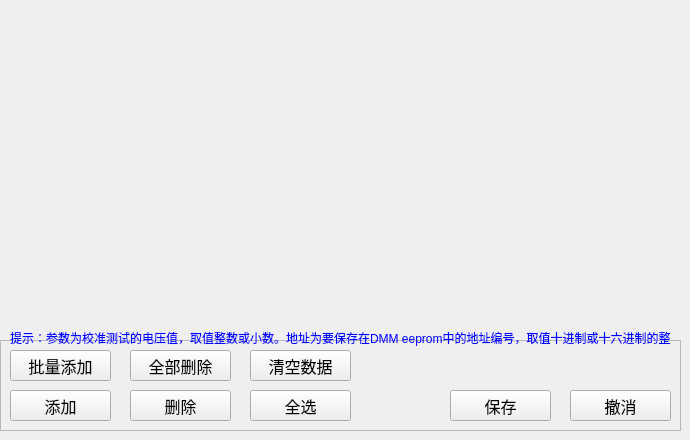
     <widget class="QWidget" name="Data">
      <attribute name="title">
       <string>校准测试数据</string>
      </attribute>
      <widget class="QScrollArea" name="scrollAreaCh1Data">
       <property name="geometry">
        <rect>
         <x>10</x>
         <y>10</y>
         <width>661</width>
         <height>311</height>
        </rect>
       </property>
       <property name="frameShape">
        <enum>QFrame::NoFrame</enum>
       </property>
       <property name="verticalScrollBarPolicy">
        <enum>Qt::ScrollBarAsNeeded</enum>
       </property>
       <property name="horizontalScrollBarPolicy">
        <enum>Qt::ScrollBarAsNeeded</enum>
       </property>
       <property name="widgetResizable">
        <bool>true</bool>
       </property>
       <widget class="QWidget" name="scrollAreaWidgetContentsCh1">
        <property name="geometry">
         <rect>
          <x>0</x>
          <y>0</y>
          <width>661</width>
          <height>311</height>
         </rect>
        </property>
       </widget>
      </widget>
      <widget class="QFrame" name="frameCh1DataBtn">
       <property name="geometry">
        <rect>
         <x>0</x>
         <y>340</y>
         <width>681</width>
         <height>91</height>
        </rect>
       </property>
       <property name="frameShape">
        <enum>QFrame::StyledPanel</enum>
       </property>
       <property name="frameShadow">
        <enum>QFrame::Raised</enum>
       </property>
       <widget class="QPushButton" name="pushBtnCh1DataSave">
        <property name="geometry">
         <rect>
          <x>450</x>
          <y>50</y>
          <width>101</width>
          <height>31</height>
         </rect>
        </property>
        <property name="font">
         <font>
          <family>楷体</family>
          <pointsize>12</pointsize>
         </font>
        </property>
        <property name="text">
         <string>保存</string>
        </property>
       </widget>
       <widget class="QPushButton" name="pushBtnCh1DataUndo">
        <property name="geometry">
         <rect>
          <x>570</x>
          <y>50</y>
          <width>101</width>
          <height>31</height>
         </rect>
        </property>
        <property name="font">
         <font>
          <family>楷体</family>
          <pointsize>12</pointsize>
         </font>
        </property>
        <property name="text">
         <string>撤消</string>
        </property>
       </widget>
       <widget class="QPushButton" name="pushBtnCh1DataAll">
        <property name="geometry">
         <rect>
          <x>250</x>
          <y>50</y>
          <width>101</width>
          <height>31</height>
         </rect>
        </property>
        <property name="font">
         <font>
          <family>楷体</family>
          <pointsize>12</pointsize>
         </font>
        </property>
        <property name="text">
         <string>全选</string>
        </property>
       </widget>
       <widget class="QPushButton" name="pushBtnCh1DataClear">
        <property name="geometry">
         <rect>
          <x>250</x>
          <y>10</y>
          <width>101</width>
          <height>31</height>
         </rect>
        </property>
        <property name="font">
         <font>
          <family>楷体</family>
          <pointsize>12</pointsize>
         </font>
        </property>
        <property name="text">
         <string>清空数据</string>
        </property>
       </widget>
       <widget class="QPushButton" name="pushBtnCh1DataAdd">
        <property name="geometry">
         <rect>
          <x>10</x>
          <y>50</y>
          <width>101</width>
          <height>31</height>
         </rect>
        </property>
        <property name="font">
         <font>
          <family>楷体</family>
          <pointsize>12</pointsize>
         </font>
        </property>
        <property name="text">
         <string>添加</string>
        </property>
       </widget>
       <widget class="QPushButton" name="pushBtnCh1DataDel">
        <property name="geometry">
         <rect>
          <x>130</x>
          <y>50</y>
          <width>101</width>
          <height>31</height>
         </rect>
        </property>
        <property name="font">
         <font>
          <family>楷体</family>
          <pointsize>12</pointsize>
         </font>
        </property>
        <property name="text">
         <string>删除</string>
        </property>
       </widget>
       <widget class="QPushButton" name="pushBtnCh1DataBatchAdd">
        <property name="geometry">
         <rect>
          <x>10</x>
          <y>10</y>
          <width>101</width>
          <height>31</height>
         </rect>
        </property>
        <property name="font">
         <font>
          <family>楷体</family>
          <pointsize>12</pointsize>
         </font>
        </property>
        <property name="text">
         <string>批量添加</string>
        </property>
       </widget>
       <widget class="QPushButton" name="pushBtnCh1DataBatchDel">
        <property name="geometry">
         <rect>
          <x>130</x>
          <y>10</y>
          <width>101</width>
          <height>31</height>
         </rect>
        </property>
        <property name="font">
         <font>
          <family>楷体</family>
          <pointsize>12</pointsize>
         </font>
        </property>
        <property name="text">
         <string>全部删除</string>
        </property>
       </widget>
      </widget>
      <widget class="QLabel" name="label_9">
       <property name="geometry">
        <rect>
         <x>10</x>
         <y>330</y>
         <width>661</width>
         <height>16</height>
        </rect>
       </property>
       <property name="styleSheet">
        <string notr="true">color: rgb(0, 0, 255);</string>
       </property>
       <property name="text">
        <string>提示：参数为校准测试的电压值，取值整数或小数。地址为要保存在DMM eeprom中的地址编号，取值十进制或十六进制的整数</string>
       </property>
      </widget>
     </widget>
